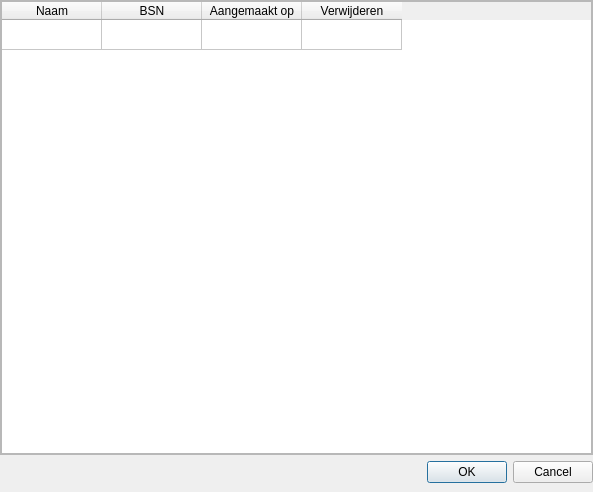
<?xml version="1.0" encoding="UTF-8"?>
<ui version="4.0">
 <class>PendingConnectionsDialog</class>
 <widget class="QDialog" name="PendingConnectionsDialog">
  <property name="geometry">
   <rect>
    <x>0</x>
    <y>0</y>
    <width>593</width>
    <height>492</height>
   </rect>
  </property>
  <property name="windowTitle">
   <string>MNNU-Desktop openstaande connectie verzoeken</string>
  </property>
  <property name="windowIcon">
   <iconset resource="../resource.qrc">
    <normaloff>:/images/img/mnnu_icon.png</normaloff>:/images/img/mnnu_icon.png</iconset>
  </property>
  <layout class="QGridLayout" name="gridLayout">
   <property name="leftMargin">
    <number>0</number>
   </property>
   <property name="topMargin">
    <number>0</number>
   </property>
   <property name="rightMargin">
    <number>0</number>
   </property>
   <property name="bottomMargin">
    <number>9</number>
   </property>
   <item row="0" column="0">
    <widget class="QScrollArea" name="scrollArea">
     <property name="widgetResizable">
      <bool>true</bool>
     </property>
     <widget class="QWidget" name="scrollAreaWidgetContents">
      <property name="geometry">
       <rect>
        <x>0</x>
        <y>0</y>
        <width>591</width>
        <height>452</height>
       </rect>
      </property>
      <layout class="QGridLayout" name="gridLayout_2">
       <property name="leftMargin">
        <number>0</number>
       </property>
       <property name="topMargin">
        <number>0</number>
       </property>
       <property name="rightMargin">
        <number>0</number>
       </property>
       <property name="bottomMargin">
        <number>0</number>
       </property>
       <property name="horizontalSpacing">
        <number>0</number>
       </property>
       <item row="0" column="0">
        <widget class="QTableWidget" name="tableWidget">
         <property name="sizePolicy">
          <sizepolicy hsizetype="Preferred" vsizetype="Preferred">
           <horstretch>0</horstretch>
           <verstretch>0</verstretch>
          </sizepolicy>
         </property>
         <property name="minimumSize">
          <size>
           <width>0</width>
           <height>0</height>
          </size>
         </property>
         <property name="autoScroll">
          <bool>true</bool>
         </property>
         <property name="alternatingRowColors">
          <bool>true</bool>
         </property>
         <property name="selectionMode">
          <enum>QAbstractItemView::NoSelection</enum>
         </property>
         <property name="showGrid">
          <bool>true</bool>
         </property>
         <property name="gridStyle">
          <enum>Qt::SolidLine</enum>
         </property>
         <property name="cornerButtonEnabled">
          <bool>true</bool>
         </property>
         <property name="rowCount">
          <number>1</number>
         </property>
         <attribute name="verticalHeaderVisible">
          <bool>false</bool>
         </attribute>
         <row/>
         <column>
          <property name="text">
           <string>Naam</string>
          </property>
         </column>
         <column>
          <property name="text">
           <string>BSN</string>
          </property>
         </column>
         <column>
          <property name="text">
           <string>Aangemaakt op</string>
          </property>
         </column>
         <column>
          <property name="text">
           <string>Verwijderen</string>
          </property>
         </column>
        </widget>
       </item>
      </layout>
     </widget>
    </widget>
   </item>
   <item row="1" column="0">
    <widget class="QDialogButtonBox" name="buttonBox">
     <property name="orientation">
      <enum>Qt::Horizontal</enum>
     </property>
     <property name="standardButtons">
      <set>QDialogButtonBox::Cancel|QDialogButtonBox::Ok</set>
     </property>
    </widget>
   </item>
  </layout>
 </widget>
 <resources>
  <include location="../resource.qrc"/>
 </resources>
 <connections>
  <connection>
   <sender>buttonBox</sender>
   <signal>accepted()</signal>
   <receiver>PendingConnectionsDialog</receiver>
   <slot>accept()</slot>
   <hints>
    <hint type="sourcelabel">
     <x>248</x>
     <y>254</y>
    </hint>
    <hint type="destinationlabel">
     <x>157</x>
     <y>274</y>
    </hint>
   </hints>
  </connection>
  <connection>
   <sender>buttonBox</sender>
   <signal>rejected()</signal>
   <receiver>PendingConnectionsDialog</receiver>
   <slot>reject()</slot>
   <hints>
    <hint type="sourcelabel">
     <x>316</x>
     <y>260</y>
    </hint>
    <hint type="destinationlabel">
     <x>286</x>
     <y>274</y>
    </hint>
   </hints>
  </connection>
 </connections>
</ui>
